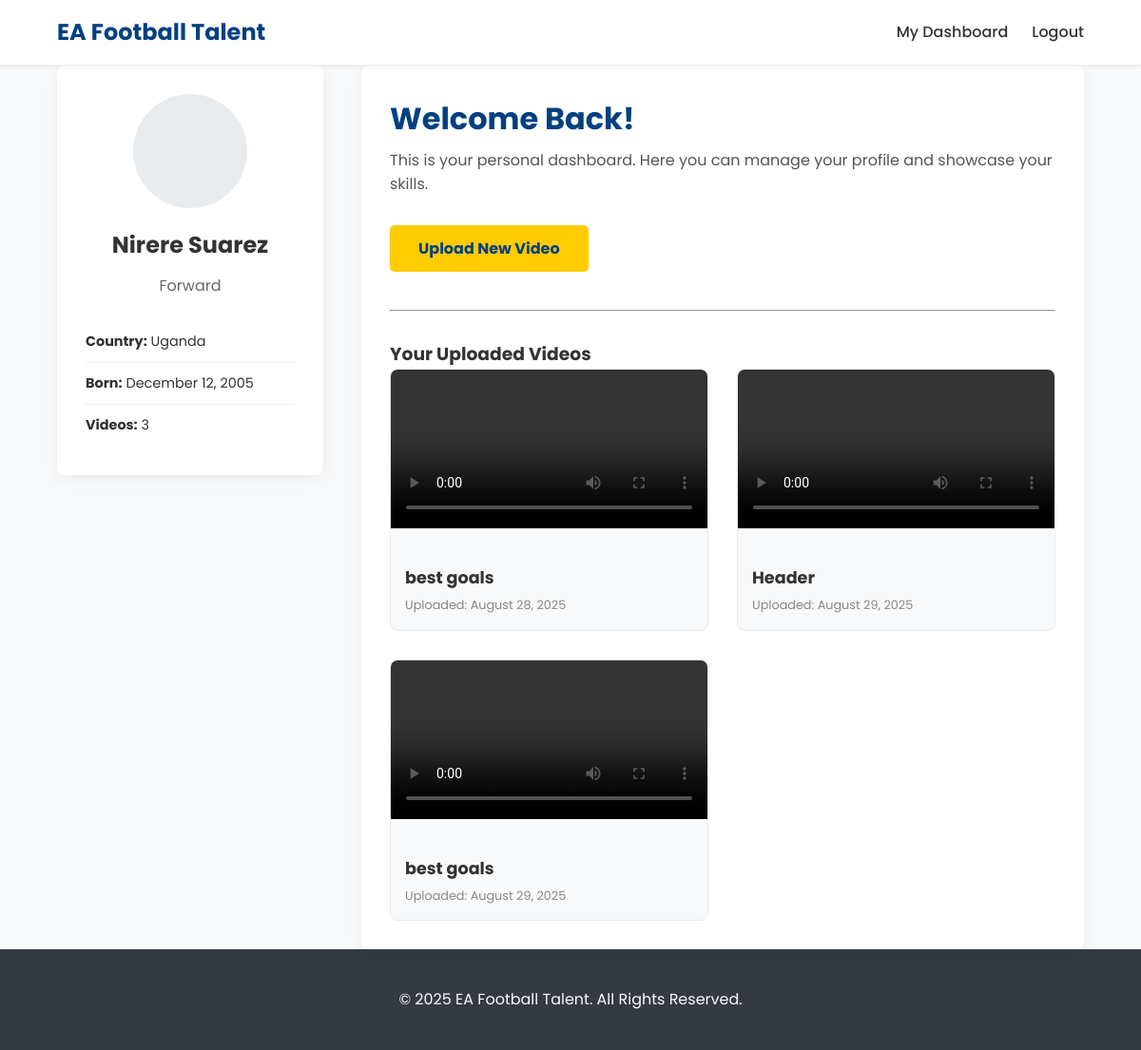
The app's page /dashboard/ (signed in) with its own data.
### core/models.py (models this page shows, shortened)
class CustomUser(AbstractUser):
    USER_TYPE_CHOICES = (
        ('player', 'Player'),
        ('club', 'Club'),
    )
    user_type = models.CharField(max_length=10, choices=USER_TYPE_CHOICES)

class PlayerProfile(models.Model):
    user = models.OneToOneField(CustomUser, on_delete=models.CASCADE, primary_key=True)
    country = models.CharField(max_length=100)
    position = models.CharField(max_length=50)
    date_of_birth = models.DateField()
    bio = models.TextField(blank=True, null=True)

class Video(models.Model):
    player = models.ForeignKey(PlayerProfile, on_delete=models.CASCADE, related_name='videos')
    title = models.CharField(max_length=200)
    video_file = models.FileField(upload_to='videos/')
    uploaded_at = models.DateTimeField(auto_now_add=True)

### core/views.py (the view)
# urls.py: path('dashboard/', player_dashboard, name='player_dashboard'),
@login_required
def player_dashboard(request):
    if request.user.user_type != 'player':
        return redirect('home') # Or an error page
    profile = PlayerProfile.objects.get(user=request.user)
    videos = profile.videos.all() # Get all videos related to this player's profile
    context = {
        'profile': profile,
        'videos': videos
    }
    return render(request, 'player_dashboard.html', context)

### core/templates/player_dashboard.html (shortened to what this page needs)
{% extends 'base.html' %}
{% load static %}
{% block style %}
    <link rel="stylesheet" href="{% static 'dashboard.css' %}" />
{% endblock %}
{% block content %}
<div class="container">
    <div class="dashboard-grid">
        <aside class="profile-sidebar">
            <div class="profile-avatar"></div>
            <h3>{{ user.get_full_name|default:user.username }}</h3>
            <p class="meta">{{ profile.position }}</p>
            <ul class="profile-details">
                <li><strong>Country:</strong> {{ profile.country }}</li>
                <li><strong>Born:</strong> {{ profile.date_of_birth|date:"F d, Y" }}</li>
                <li><strong>Videos:</strong> {{ videos.count }}</li>
            </ul>
        </aside>
        <div class="main-content">
            <h2>Welcome Back!</h2>
            <p class="welcome-text">This is your personal dashboard. Here you can manage your profile and showcase your skills.</p>
            <a href="{% url 'upload_video' %}" class="btn btn-primary">Upload New Video</a>
            <hr style="margin: 0 0 30px 0; border-color: #eee;">
            <h3>Your Uploaded Videos</h3>
            <div class="video-gallery">
                {% for video in videos %}
                    <div class="video-card">
                        <video controls preload="metadata">
                            <source src="{{ video.video_file.url }}" type="video/mp4">
                        </video>
                        <div class="video-card-info">
                            <h4>{{ video.title }}</h4>
                            <p class="upload-date">Uploaded: {{ video.uploaded_at|date:"F d, Y" }}</p>
                        </div>
                    </div>
                {% empty %}
                    <div class="empty-state">
                        <p>You haven't uploaded any videos yet. <br> Click the button above to get started!</p>
                    </div>
                {% endfor %}
            </div>
        </div>
    </div>
</div>
{% endblock %}

### core/templates/base.html (shortened to what this page needs)
{% load static %}
<!DOCTYPE html>
<html lang="en">
<head>
    <link rel="stylesheet" href="{% static 'style.css' %}" />
    {% block style %}{% endblock %}
</head>
<body>
    <header class="main-header">
        <div class="container">
            <a href="{% url 'home' %}" class="logo">EA Football Talent</a>
            <nav class="main-nav">
                <ul>
                    {% if user.is_authenticated %}
                        {% if user.user_type == 'player' %}
                            <li><a href="{% url 'player_dashboard' %}">My Dashboard</a></li>
                        {% elif user.user_type == 'club' %}
                            <li><a href="{% url 'discover_talents' %}">Discover Talents</a></li>
                        {% endif %}
                        <li>
                            <form action="{% url 'logout' %}" method="post" style="display: inline;">
                                <button type="submit" class="logout-button">Logout</button>
                            </form>
                        </li>
                    {% else %}
                        <li><a href="{% url 'login' %}">Login</a></li>
                        <li><a href="{% url 'register' %}">Register</a></li>
                    {% endif %}
                </ul>
            </nav>
        </div>
    </header>
    <main>
        {% block content %}{% endblock %}
    </main>
    <footer class="main-footer">
        <div class="container">
            <p>&copy; {% now "Y" %} EA Football Talent. All Rights Reserved.</p>
        </div>
    </footer>
</body>
</html>

### core/static/style.css (style rules this page uses)
body, h1, h2, h3, p, ul, form { margin: 0; padding: 0; }
body { font-family: 'Poppins', sans-serif; background-color: #f8f9fa; color: #333; line-height: 1.6; }
.container { width: 90%; max-width: 1200px; margin: 0 auto; }
.main-header { background-color: #fff; padding: 15px 0; box-shadow: 0 2px 4px rgba(0,0,0,0.05); border-bottom: 1px solid #eee; position: sticky; top: 0; z-index: 1000; }
.main-header .container { display: flex; justify-content: space-between; align-items: center; }
.logo { font-size: 1.5em; font-weight: 700; color: #004080; text-decoration: none; }
.main-nav ul { list-style: none; display: flex; align-items: center; gap: 25px; }
.main-nav a { text-decoration: none; color: #333; font-weight: 500; transition: color 0.3s; }
.logout-button { background: none; border: none; padding: 0; font-family: inherit; font-size: inherit; font-weight: 500; color: #333; cursor: pointer; transition: color 0.3s; }
main { padding: 0; }
.btn { display: inline-block; padding: 12px 30px; border-radius: 5px; text-decoration: none; font-weight: bold; transition: background-color 0.3s, transform 0.2s; }
.btn-primary { background-color: #ffcc00; color: #004080; }
.main-footer { flex-shrink: 0; background-color: #343a40; color: #f8f9fa; padding: 40px 0; text-align: center; }

### core/static/dashboard.css (style rules this page uses)
.dashboard-grid { display: grid; grid-template-columns: 280px 1fr; gap: 40px; align-items: start; }
.profile-sidebar { background-color: #fff; padding: 30px; border-radius: 8px; box-shadow: 0 4px 15px rgba(0, 0, 0, 0.05); }
.profile-avatar { width: 120px; height: 120px; border-radius: 50%; background-color: #e9ecef; margin: 0 auto 20px auto; }
.profile-sidebar h3 { text-align: center; font-size: 1.5em; color: #333; margin-bottom: 10px; }
.profile-sidebar .meta { text-align: center; color: #666; margin-bottom: 25px; }
.profile-details { list-style: none; padding: 0; margin: 0; }
.profile-details li { padding: 10px 0; border-bottom: 1px solid #f0f0f0; font-size: 0.9em; }
.profile-details li:last-child { border-bottom: none; }
.profile-details strong { color: #333; }
.main-content { background-color: #fff; padding: 30px; border-radius: 8px; box-shadow: 0 4px 15px rgba(0, 0, 0, 0.05); }
.main-content h2 { font-size: 2em; color: #004080; margin-bottom: 5px; }
.main-content .welcome-text { color: #555; margin-bottom: 30px; }
.main-content .btn-primary { display: inline-block; margin-bottom: 40px; }
.video-gallery { display: grid; grid-template-columns: repeat(auto-fit, minmax(280px, 1fr)); gap: 30px; }
.video-card { border: 1px solid #e9ecef; border-radius: 8px; overflow: hidden; background: #f8f9fa; }
.video-card video { width: 100%; display: block; }
.video-card-info { padding: 15px; }
.video-card-info h4 { font-size: 1.1em; color: #333; margin-bottom: 5px; }
.video-card-info .upload-date { font-size: 0.8em; color: #888; }

### records on screen
CustomUser: get_full_name "Nirere Suarez"
PlayerProfile: position "Forward", country "Uganda", date_of_birth "December 12, 2005", count "3"
Video: title "best goals", uploaded_at "August 28, 2025"
Video: title "Header", uploaded_at "August 29, 2025"
Video: title "best goals", uploaded_at "August 29, 2025"
